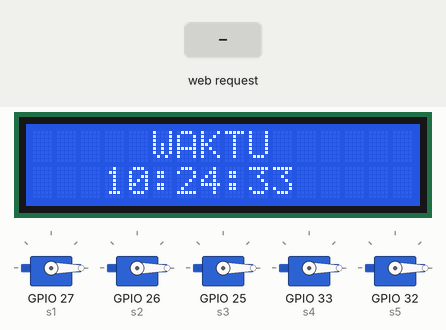
This sketch was run on a simulated ESP32. Parts: 16×2 character LCD, 5 × servo. Inputs (shaded band) come from the test bench. WiFi joins after 1.5 s; servers stay silent unless stated; the local clock reads 2024-03-15 10:24:30 at power-on unless the sketch sets it; the audio player accepts every command and is not drawn; what the sketch prints to the serial monitor is not drawn.

Above: at 3.2 s.
3.3 s: HTTP request GET /kloter?no=1 received
At 4.2 s:
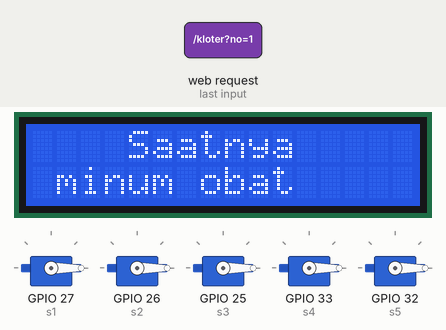
At 17.8 s:
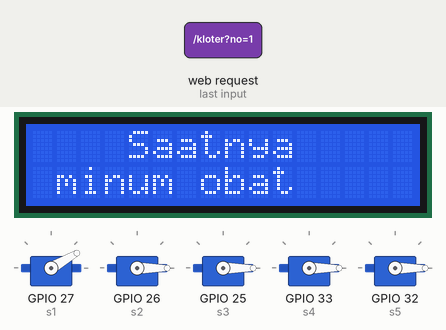
Timing chart, 0 to 19.4 s (numbered marks = the images above; inputs shaded):
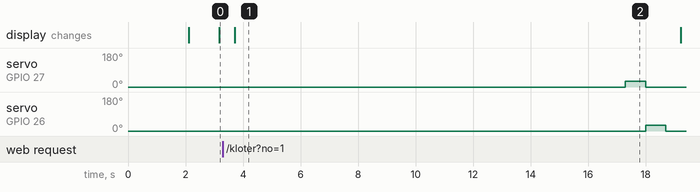

The sketch:

pra-final-2.ino
```cpp
#include <WiFi.h>
#include <time.h>
#include <Wire.h>
#include <LiquidCrystal_I2C.h>
#include <ESP32Servo.h>
#include <DFRobotDFPlayerMini.h>
#include <HardwareSerial.h>
#include <WebServer.h>

// ================= WIFI =================
const char* ssid     = "AI-CENTER";
const char* password = "aicenter";

// ================= NTP =================
const char* ntpServer = "pool.ntp.org";
const long  gmtOffset_sec = 7 * 3600;
const int   daylightOffset_sec = 0;

// ================= WEB SERVER =================
WebServer server(80);
bool manualOverride = false;
unsigned long manualTime = 0;

// ================= LCD =================
LiquidCrystal_I2C lcd(0x27, 16, 2);

// ================= DFPLAYER =================
HardwareSerial dfSerial(2);
DFRobotDFPlayerMini mp3;

// ================= SERVO =================
Servo s1, s2, s3, s4, s5;

// ================= JADWAL =================
int kloter1_hour = 9, kloter1_min = 0;
int kloter2_hour = 2, kloter2_min = 0;
int kloter3_hour = 18, kloter3_min = 0;

// ================= FLAG =================
bool done1 = false, done2 = false, done3 = false;
int lastMinute = -1;

// ================= MODE =================
enum Mode { MODE_JAM, MODE_ALARM };
Mode currentMode = MODE_JAM;
unsigned long alarmStart = 0;

// ================= FUNCTION =================
void gerakServo(Servo &servo) {
  servo.write(30);
  delay(700);
  servo.write(0);
}

void playLagu3x(uint8_t track, int durasi) {
  for (int i = 0; i < 3; i++) {
    mp3.play(track);
    delay(durasi);
  }
}

void tampilPesan() {
  if (currentMode != MODE_ALARM) {
    lcd.clear();
    currentMode = MODE_ALARM;
    alarmStart = millis();
  }

  lcd.setCursor(0, 0);
  lcd.print("    Saatnya    ");
  lcd.setCursor(0, 1);
  lcd.print(" minum obat   ");
}

void tampilJam(int jam, int menit, int detik) {
  if (currentMode != MODE_JAM) {
    lcd.clear();
    currentMode = MODE_JAM;
  }

  char buf[17];
  lcd.setCursor(0, 0);
  lcd.print("     WAKTU     ");

  sprintf(buf, "   %02d:%02d:%02d   ", jam, menit, detik);
  lcd.setCursor(0, 1);
  lcd.print(buf);
}

// ================= KLOTER MANUAL =================
void jalankanKloter(int no) {
  manualOverride = true;
  manualTime = millis();

  tampilPesan();
  playLagu3x(2, 4500);

  if (no == 1) {
    gerakServo(s1);
    gerakServo(s2);
  }
  else if (no == 2) {
    gerakServo(s3);
  }
  else if (no == 3) {
    gerakServo(s4);
    gerakServo(s5);
  }
}

void handleKloter() {
  if (!server.hasArg("no")) {
    server.send(400, "text/plain", "Kloter tidak ada");
    return;
  }

  int no = server.arg("no").toInt();
  if (no < 1 || no > 3) {
    server.send(400, "text/plain", "Kloter invalid");
    return;
  }

  jalankanKloter(no);
  server.send(200, "text/plain", "OK");
}

// ================= SETUP =================
void setup() {
  Serial.begin(115200);

  lcd.init();
  lcd.backlight();
  lcd.print("Connect WiFi");

  WiFi.begin(ssid, password);
  while (WiFi.status() != WL_CONNECTED) delay(500);

  configTime(gmtOffset_sec, daylightOffset_sec, ntpServer);

  dfSerial.begin(9600, SERIAL_8N1, 16, 17);
  mp3.begin(dfSerial);
  mp3.volume(18);

  s1.attach(27);
  s2.attach(26);
  s3.attach(25);
  s4.attach(33);
  s5.attach(32);

  s1.write(0); s2.write(0); s3.write(0); s4.write(0); s5.write(0);

  server.on("/kloter", handleKloter);
  server.begin();

  lcd.clear();
  Serial.print("IP ESP32: ");
  Serial.println(WiFi.localIP());
}

// ================= LOOP =================
void loop() {
  server.handleClient();   // ⬅️ WAJIB

  struct tm timeinfo;
  if (!getLocalTime(&timeinfo)) return;

  int jam = timeinfo.tm_hour;
  int menit = timeinfo.tm_min;
  int detik = timeinfo.tm_sec;

  // ===== RESET FLAG PER MENIT =====
  if (menit != lastMinute) {
    done1 = done2 = done3 = false;
    lastMinute = menit;
  }

  // ===== RESET MANUAL OVERRIDE (30 detik) =====
  if (manualOverride && millis() - manualTime > 30000) {
    manualOverride = false;
  }

  // ===== TAMPIL JAM =====
  if (currentMode == MODE_JAM) {
    tampilJam(jam, menit, detik);
  }

  // ===== JADWAL OTOMATIS (HANYA JIKA TIDAK MANUAL) =====
  if (!manualOverride) {

    if (jam == kloter1_hour && menit == kloter1_min && !done1) {
      tampilPesan();
      playLagu3x(2, 4500);
      gerakServo(s1);
      gerakServo(s2);
      done1 = true;
    }

    if (jam == kloter2_hour && menit == kloter2_min && !done2) {
      tampilPesan();
      playLagu3x(2, 4500);
      gerakServo(s3);
      done2 = true;
    }

    if (jam == kloter3_hour && menit == kloter3_min && !done3) {
      tampilPesan();
      playLagu3x(2, 4500);
      gerakServo(s4);
      gerakServo(s5);
      done3 = true;
    }
  }

  // ===== KEMBALI KE JAM =====
  if (currentMode == MODE_ALARM && millis() - alarmStart > 10000) {
    currentMode = MODE_JAM;
  }

  delay(500);
}
```

Measured:
- after the input at 3.3 s, servo on GPIO 27 (s1): 0° → 30° after 14.0 s, → 0° 0.70 s later; servo on GPIO 26 (s2): 0° → 30° after 14.7 s, → 0° 0.70 s later; the display: changes after 0.41 s (image 1)
